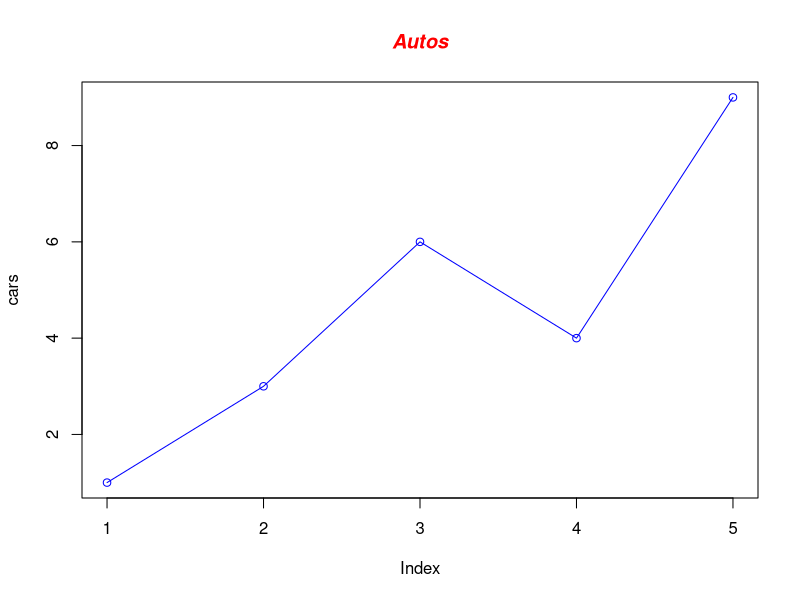
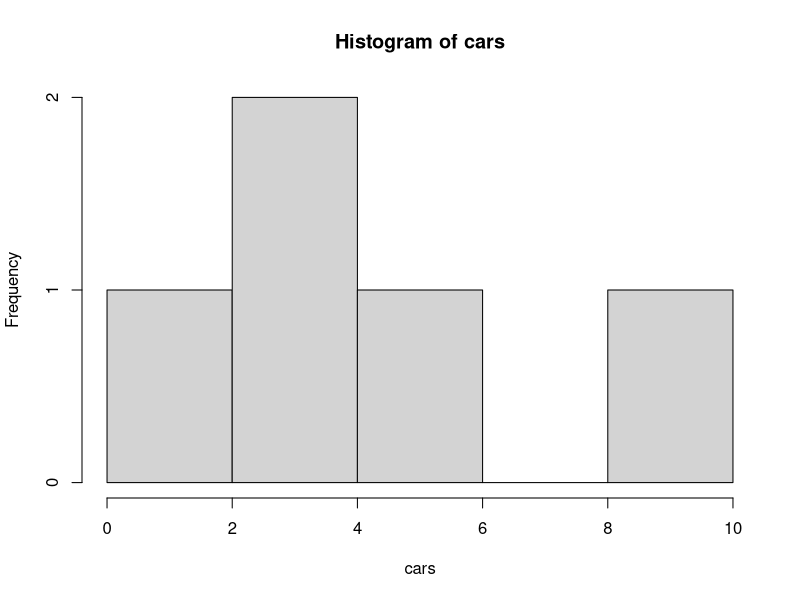

Generate these figures, in order, with R:
a <- 2
b <- 3
(c <- a+b)

(x <- 1:4)

y <- 32^2

(an_array <- 1:10)

#using cars data
# Define the cars vector with 5 values
cars <- c(1, 3, 6, 4, 9)

# Graph cars using blue points overlayed by a line 
plot(cars, type="o", col="blue")

# Create a title with a red, bold/italic font
title(main="Autos", col.main="red", font.main=4)

#histogram
hist(cars)
